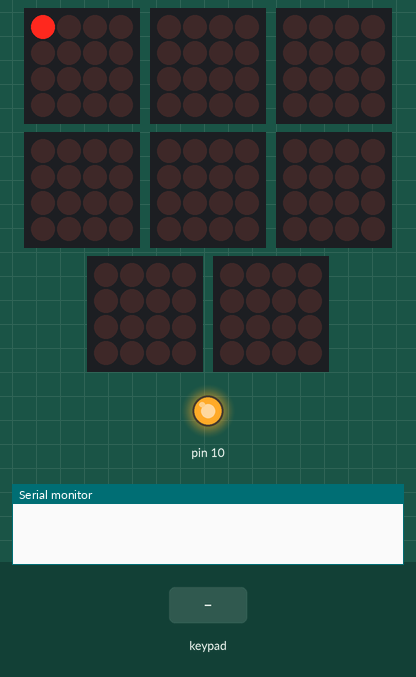
Simulated run of this sketch. Board: Arduino Uno, built with avr-gcc and run on an emulated ATmega328P. Parts: 8 × 4×4 LED matrix, output pins drawn as LEDs (lit = HIGH), the last lines printed to the serial monitor. Inputs (shaded band) come from the test bench. Pins used as bus, display or sensor lines are not drawn.

Above: at 0.1 s.
At 8.8 s:
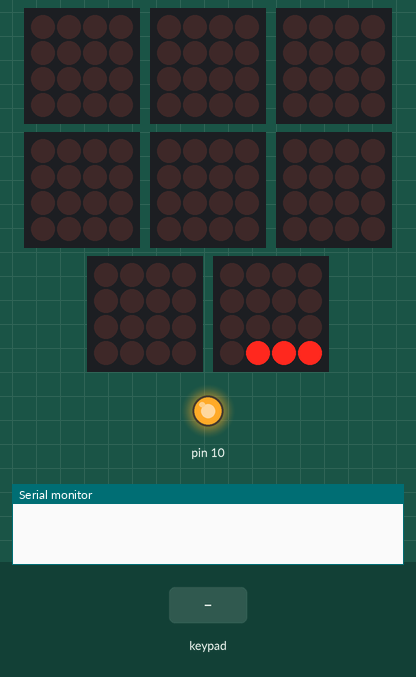
10.9 s: key '1' pressed
At 12.2 s:
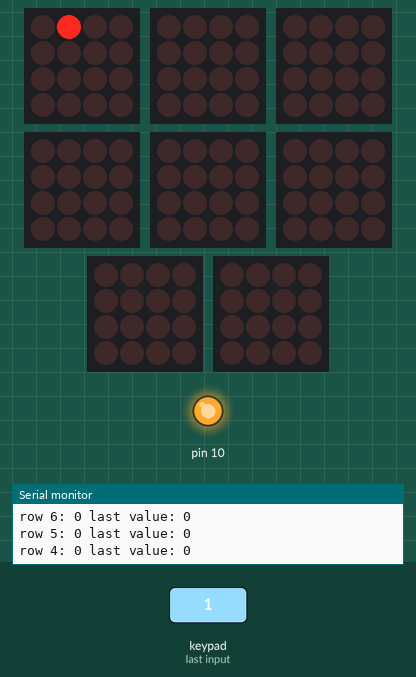
Timing chart, 0 to 13.9 s (numbered marks = the images above; inputs shaded):
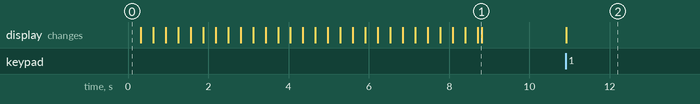

The sketch:

matrix-256.ino.ino
```cpp
/***************************************************
  Designed specifically to work with the Adafruit Trellis
  ----> https://www.adafruit.com/products/1616
  ----> https://www.adafruit.com/products/1611
 ****************************************************/
#include <Wire.h>
#include "Adafruit_Trellis.h"
#include <SPI.h>

/***************************************************
  This example shows reading buttons and setting/clearing buttons in a loop
  "momentary" mode has the LED light up only when a button is pressed
  "latching" mode lets you turn the LED on/off when pressed

  Up to 8 matrices can be used but this example will show 4 or 1
 ****************************************************/

#define MOMENTARY 0
#define LATCHING 1
// set the mode here
#define MODE LATCHING

Adafruit_Trellis matrix0 = Adafruit_Trellis();
Adafruit_Trellis matrix1 = Adafruit_Trellis();
Adafruit_Trellis matrix2 = Adafruit_Trellis();
Adafruit_Trellis matrix3 = Adafruit_Trellis();
Adafruit_Trellis matrix4 = Adafruit_Trellis();
Adafruit_Trellis matrix5 = Adafruit_Trellis();
Adafruit_Trellis matrix6 = Adafruit_Trellis();
Adafruit_Trellis matrix7 = Adafruit_Trellis();

// uncomment the below to add 3 more matrices
/*
// you can add another 4, up to 8
*/


// set to however many you're working with here, up to 8
#define NUMTRELLIS 8
#define numKeys (NUMTRELLIS * 16)
// Connect Trellis Vin to 5V and Ground to ground.
// Connect the INT wire to pin #A2 (can change later!)

#define PCLK_PIN 9
#define OUTPUT_PINS 16
int update_required = 0;

uint16_t updateXpntArray(uint16_t * switches){           // writes all the bits to chip and pulses the latch clock, so all the switches change at the same moment.
    uint8_t row;
    uint16_t checksum = 0;
    uint16_t mask = 0xFFFF;
    Serial.print("Crosspoint Matrix Data:\n");
    SPI.beginTransaction(SPISettings(20000, LSBFIRST, SPI_MODE0));
    for(int row=15; row>=0; row--){
       Serial.print("row ");
       Serial.print(row);
       Serial.print(": ");
       Serial.print(switches[row] & mask, BIN);
       checksum = checksum ^ SPI.transfer16(switches[row] & mask);
       Serial.print(" last value: ");
       Serial.print(checksum, BIN);
       Serial.print("\n");
    }
    digitalWrite(PCLK_PIN, LOW);
    asm("nop"); // pclk pulse width 65ns minimum
    asm("nop");
    digitalWrite(PCLK_PIN, HIGH);
    asm("nop");
    asm("nop");
    SPI.endTransaction();
    update_required = 0;
    return checksum;
}


int * getPinArray(){
  static int trellisButtons[256] =
{ 0,   1,   2,   3,  16,  17,  18,  19,  32,  33,  34,  35,  48,  49,  50,  51,
  4,   5,   6,   7,  20,  21,  22,  23,  36,  37,  38,  39,  52,  53,  54,  55,
  8,   9,  10,  11,  24,  25,  26,  27,  40,  41,  42,  43,  56,  57,  58,  59,
 12,  13,  14,  15,  28,  29,  30,  31,  44,  45,  46,  47,  60,  61,  62,  63,
 64,  65,  66,  67,  80,  81,  82,  83,  96,  97,  98,  99, 112, 113, 114, 115,
 68,  69,  70,  71,  84,  85,  86,  87, 100, 101, 102, 103, 116, 117, 118, 119,
 72,  73,  74,  75,  88,  89,  90,  91, 104, 105, 106, 107, 120, 121, 122, 123,
 76,  77,  78,  79,  92,  93,  94,  95, 108, 109, 110, 111, 124, 125, 126, 127 };

  return trellisButtons;
}

// initialize an array of button numbers so we don't have to calculate them.
int * trellisButtons = getPinArray();

// or use the below to select 4, up to 8 can be passed in
Adafruit_TrellisSet trellis =  Adafruit_TrellisSet(&matrix0, &matrix1, &matrix2, &matrix3, &matrix4, &matrix5, &matrix6, &matrix7);

void disconnectAll(){
  static uint16_t switches[16] = { 0, 0, 0, 0,   0, 0, 0, 0,   0, 0, 0, 0,   0, 0, 0, 0 };
  updateXpntArray(switches);
}

void setup() {
  Serial.begin(9600);
  SPI.begin();

  // INT pin requires a pullup
  //pinMode(INTPIN, INPUT);
  pinMode(PCLK_PIN, OUTPUT);
  //digitalWrite(INTPIN, HIGH);
  digitalWrite(PCLK_PIN, HIGH);

  // begin() with the addresses of each panel in order
  // I find it easiest if the addresses are in order
  trellis.begin(0x70, 0x71, 0x72, 0x73, 0x74, 0x75, 0x76, 0x77);  // eight

  // light up all the LEDs in order
  for (uint8_t i=0; i<numKeys; i++) {
    trellis.setLED(trellisButtons[i]);
    trellis.writeDisplay();
    delay(30);
  }
  // then turn them off
  for (uint8_t i=0; i<numKeys; i++) {
    trellis.clrLED(trellisButtons[i]);
    trellis.writeDisplay();
    delay(30);
  }
  for(int i=0; i<numKeys; i++){
     Serial.print(trellisButtons[i]);
     Serial.print(" ");
  }
  disconnectAll();
}


int * updateDisplay(int * trellisButtons){
    // go through every button
    static uint16_t rows[16] = { 0, 0, 0, 0,   0, 0, 0, 0,   0, 0, 0, 0,   0, 0, 0, 0 };
    for (int j=0; j<numKeys; j++){
        int row = j / 16;
        int col = j % 16;
        // set bit `col` of uint `rows[row]`
        uint16_t switches = rows[row];
        // Alternate the LED
        if (trellis.justPressed(trellisButtons[j])){
          update_required = 1;
          if(trellis.isLED(trellisButtons[j])){
            switches = switches & ~(1 << (15 - col));
            trellis.clrLED(trellisButtons[j]);
          } else {
            switches = switches | (1 << (15 - col));
            trellis.setLED(trellisButtons[j]);
          }
        }
        rows[row] = switches;
    }
    return rows;
}

void loop() {
  // send data only when you receive data:
  int incomingByte = 0;
  delay(30); // 30ms delay is required, dont remove me!

  // If a button was just pressed or released...
  if (trellis.readSwitches()) {
      // tell the trellis to set the LEDs we requested and assemble a bit matrix
      int * serialData = updateDisplay(trellisButtons);
      trellis.writeDisplay();
      // Serial.print("Switch Data:\n");
      uint16_t switch_checksum = 0;
      uint16_t matrix_checksum;
      int count = 0;
      for(int i=0; i<16; i++){
        switch_checksum = switch_checksum ^ serialData[i];
      }
      while(count == 0 || (count < 50 && switch_checksum != matrix_checksum)){
        matrix_checksum = updateXpntArray(serialData);
        count ++;
        Serial.print("try #");
        Serial.print(count);
        Serial.print(": matrix_checksum: ");
        Serial.print(matrix_checksum, BIN);
        Serial.print(": switch_checksum: ");
        Serial.println(switch_checksum, BIN);
      }
      // do i2c write to master here
  }
}
```

Measured:
- after the input at 10.9 s, the display: changes at once (image 2)
